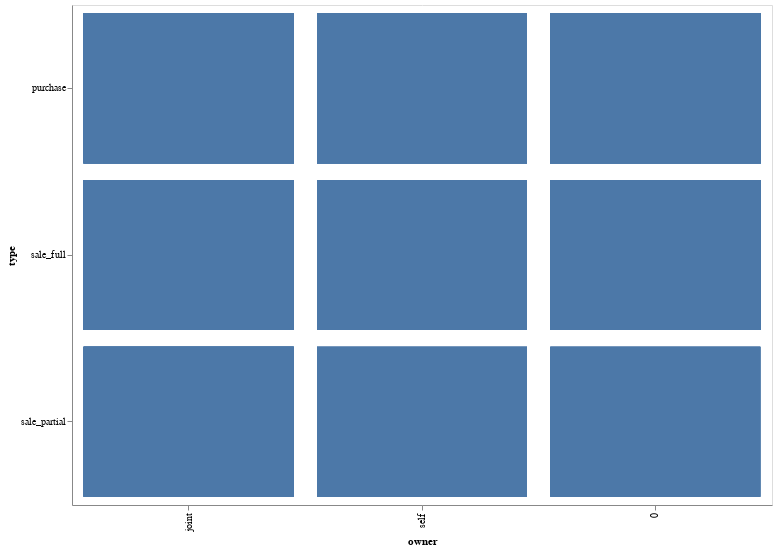

Source (notebook cell):
### Code cell
alt.Chart(a).mark_bar(size=40).encode(
 alt.X("owner:N"),
 alt.Y("type:O")).properties(
    width=700,
    height=500
 )

### Figure 1 — Vega-Lite specification as saved in the notebook (floating-point values rounded to 4 significant figures; data arrays with more than 128 entries replaced by an {"elided": "..."} marker saying what was removed)
{"config": {"view": {"continuousWidth": 400, "continuousHeight": 300}}, "data": {"name": "data-341488f304bf08f84740352e0ead2a93"}, "mark": {"type": "bar", "size": 40}, "encoding": {"x": {"field": "owner", "type": "nominal"}, "y": {"field": "type", "type": "ordinal"}}, "height": 500, "width": 700, "$schema": "https://vega.github.io/schema/vega-lite/v4.17.0.json", "datasets": {"data-341488f304bf08f84740352e0ead2a93": {"elided": "170 records"}}}
